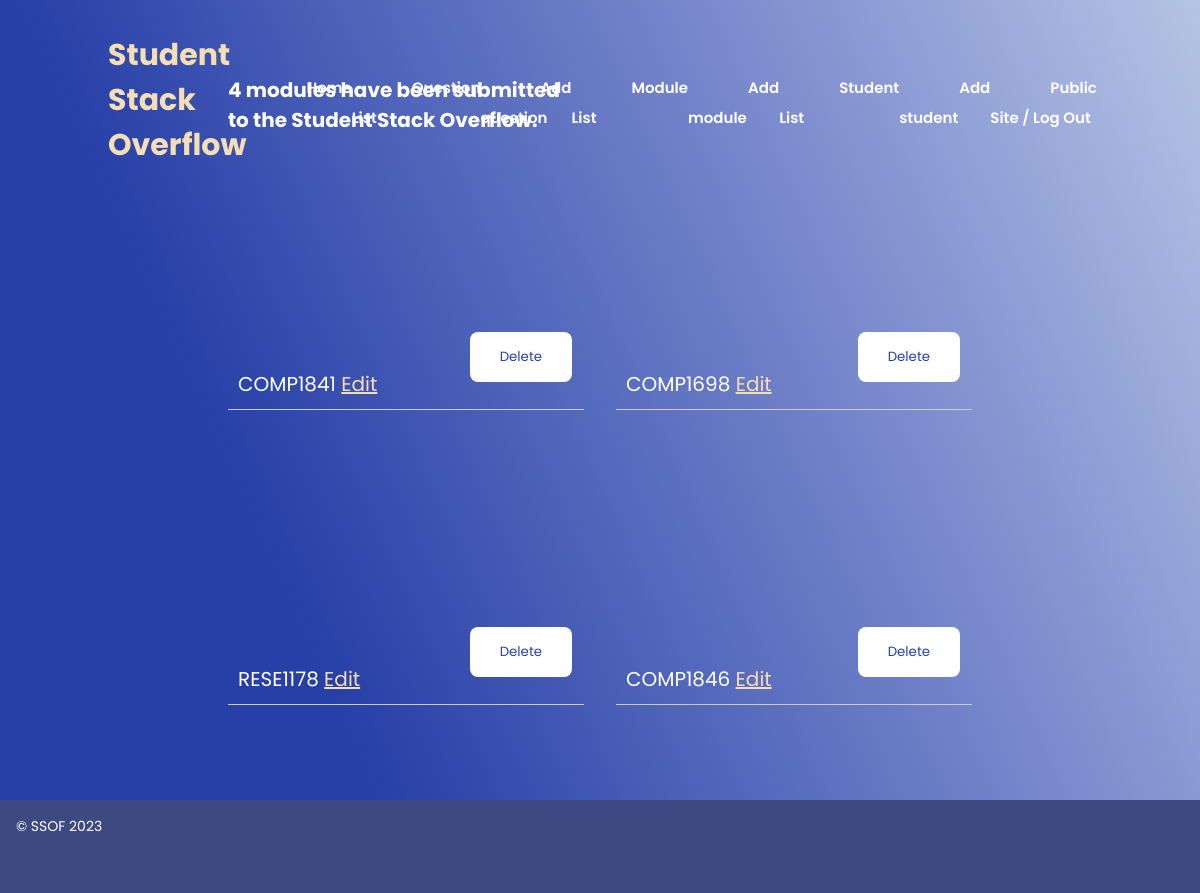
The app's page /admin/modules.php (signed in) with its own data.
### tables this page shows
CREATE TABLE `module` (
  `id` int(11) NOT NULL,
  `moduleName` varchar(255) NOT NULL
);

### admin/modules.php (called while the page is built, shortened)
<?php
try{
    include '../includes/DatabaseConnection.php';
    include '../includes/DataBaseFunctions.php';
    $modules = allModules($pdo);
    $totalModules = totalModules($pdo);
    include '../templates/modules.html.php';
} catch (PDOException $e){
    $title= 'An error has occured';
    $output='Database error:' . $e->getMessage();
}
include '../templates/admin_layout.html.php';

### includes/DataBaseFunctions.php (called while the page is built, shortened)
<?php
function query($pdo, $sql, $parameters = []) {
	$query = $pdo->prepare($sql);
	$query->execute($parameters);
	return $query;
}
function allModules($pdo) {
	$modules = query($pdo, 'SELECT * FROM module');
	return $modules->fetchAll();
}
function totalModules($pdo) {
	$query = query($pdo, 'SELECT COUNT(*) FROM module');
	$row = $query->fetch();
	return $row[0];
}

### templates/modules.html.php (the view, shortened to what this page needs)
 <!DOCTYPE html>
<html lang="en">
<head>
</head>
<body>
<section class="admin">
<h4><p><?=$totalModules?> modules have been submitted to the Student Stack Overflow.</p> </h4>
<br>
<?php
 foreach($modules as $module): ?>
    <blockquote>
        <br/><?=htmlspecialchars($module['moduleName'], ENT_QUOTES, 'UTF-8')?>
        <a href="editmodule.php?id=<?=$module['id']?>">Edit</a>
        <form action="deletemodule.php" method="post">
            <input type="submit" value="Delete">
        </form>
 </blockquote>
    <?php endforeach;?>
   </div></div></section>
</body>
</html>

### questions.css (style rules this page uses)
* { margin: 0; padding: 0; box-sizing: border-box; font-family: 'Poppins', sans-serif; }
body { color: white; font-size:20px ; }
a:link { color: wheat; }
section { padding: 0 19%; position:relative; }
form { overflow: auto; clear: both; display: block; }
blockquote { display: table; margin-bottom: 1em; border-bottom: 1px solid #ccc; padding: 0.5em; }
blockquote form { display: table-cell; width: 10%; }
.admin { height: 100%; width:100%; min-height:100vh; background: linear-gradient(245.59deg, #b4c4e4 0%, #808fcf 28.53%, #2740a8 75.52%); position: relative; display: grid; grid-template-columns: repeat(2,1fr) ; align-items: center; gap: 2rem; }
input[type=button], input[type=submit] { background-color: #ffffff; border: none; color: #2740a8; padding: 15px 30px; text-decoration: none; margin: 4px 2px; cursor: pointer; border-radius: 8px; }

### records on screen
module: moduleName "COMP1841"
module: moduleName "COMP1698"
module: moduleName "RESE1178"
module: moduleName "COMP1846"

### other values on screen
$totalModules "4"
